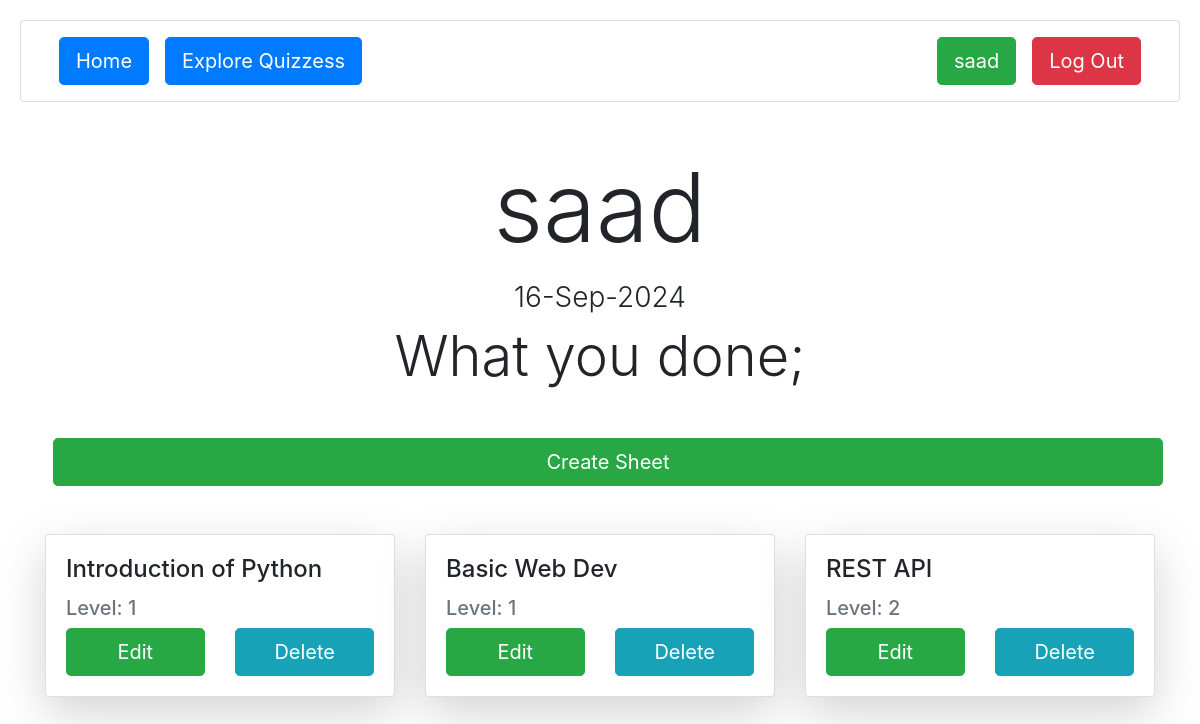
Page /learn/tutor/ (signed in) on the earlier database version.
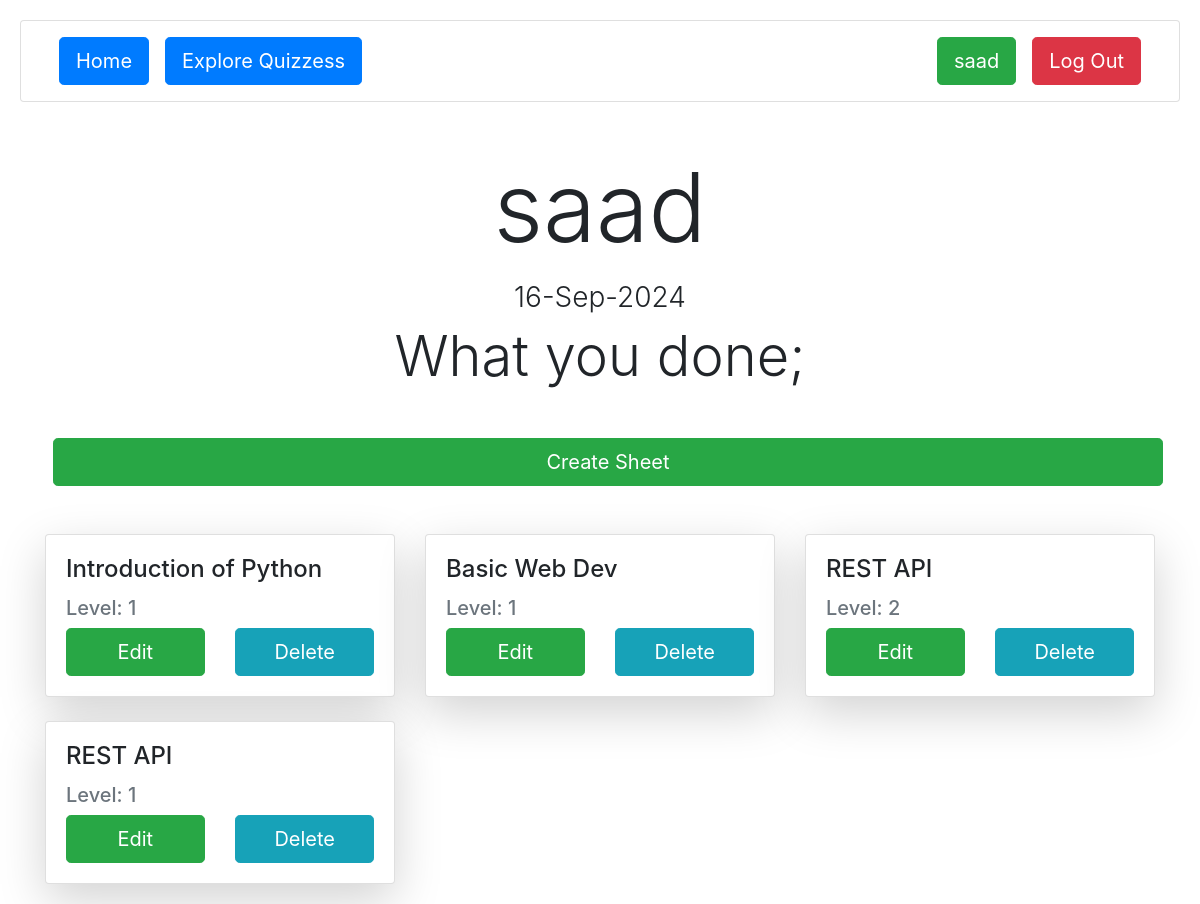
Same page on the later database version.
### learn/models.py (models this page shows, shortened)
class QuestionSheet(models.Model):
    title = models.CharField(max_length=200)
    tutor = models.ForeignKey(User, on_delete=models.CASCADE, related_name="tutor")
    l = [
        (1, 1),
        (2, 2),
        (3, 3),
        (4, 4),
        (5, 5)]
    level = models.IntegerField(choices=l, default=1)

### learn/views.py (the view)
# urls.py: path('tutor/', views.tutor_profile, name="tutor"),
@login_required
def tutor_profile(request):
    tutor = User.objects.get(id=request.user.id)
    sheets = QuestionSheet.objects.filter(tutor=tutor.id)
    if not sheets.exists():
        pass
    return render(request, 'tutor.html', {"tutor": tutor, "questions": sheets})

### learn/templates/tutor.html (shortened to what this page needs)
{% extends "layout.html" %}
{% block body %}
    <div class="container mt-5">
        <h1 class="display-1 text-center mb-3">{{ tutor.username}}</h1>
        <h3 class="text-center text-center fw-light">{{ tutor.date_joined|date:"d-M-Y" }}</h3>
        <h2 class="display-4 text-center mb-5">What you done;</h2>
        <a href="{% url 'create_question_sheet' %}"
        class="btn btn-success btn-lg mx-2 mb-5"
        style="
        width: 100%;
        ">Create Sheet</a>
        <div class="row g-4">
            {% for question in questions %}
                <div class="col-12 col-sm-12 col-md-6 col-lg-4">
                    <div class="card h-100 shadow-lg">
                        <div class="card-body">
                            <h4 class="card-title">{{ question.title }}</h4>
                            <h5 class="text-muted mb-2">Level: {{ question.level }}</h5>
                            <div class="edit-delete"
                            style="
                            display: flex;
                            align-items: center;
                            justify-content: space-between;
                            ">
                                <a href="{% url 'edit_sheet' question.id %}" class="btn btn-success btn-lg mt-auto"
                                style="
                                width: 45%;
                                "
                                >Edit</a>
                                <a href="{% url 'delete_sheet' question.id %}" class="btn btn-info btn-lg"
                                style="
                                width: 45%;
                                ">Delete</a>
                            </div>
                        </div>
                    </div>
                </div>
            {% endfor %}
        </div>
    </div>
{% endblock %}

Differences in the rows shown:
added QuestionSheet: title "REST API", level "1"
